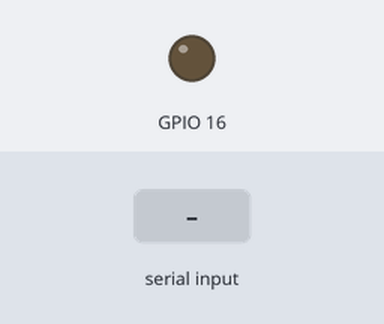
The sketch below on a simulated ESP8266 (NodeMCU). Parts: output pins drawn as LEDs (lit = HIGH). Inputs (shaded band) come from the test bench. WiFi joins after 1.5 s; servers stay silent unless stated; uploads are accepted with an empty reply; what the sketch prints to the serial monitor is not drawn.

Above: at 5.2 s.
5.3 s: "90,45\n" received over Serial
At 6.7 s:
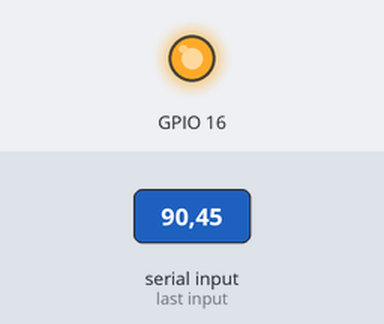
9.9 s: "30,150\n" received over Serial
At 14.4 s:
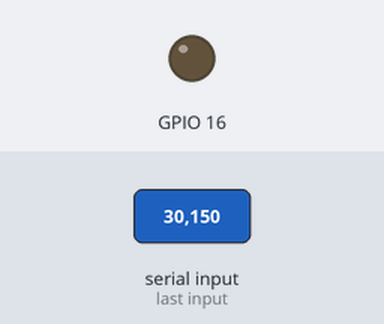
14.5 s: "5\n" received over Serial
At 16.0 s:
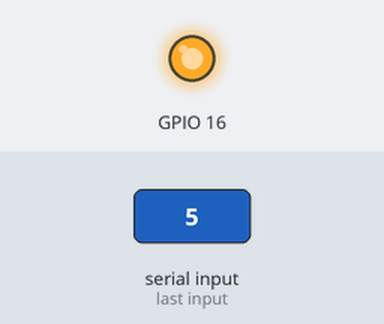
Timing chart, 0 to 19.1 s (numbered marks = the images above; inputs shaded):
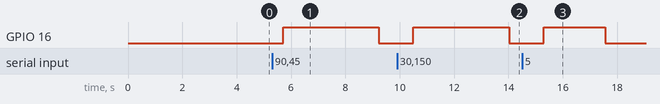

Measured:
- after the input at 5.3 s, GPIO 16: LOW → HIGH after 0.40 s, → LOW 3.5 s later
- after the input at 9.9 s, GPIO 16: LOW → HIGH after 0.60 s, → LOW 3.5 s later
- after the input at 14.5 s, GPIO 16: LOW → HIGH after 0.79 s, → LOW 2.3 s later

The sketch:

PicoWifi.ino
```cpp
#include <Arduino.h>
#include <ESP8266WiFi.h>
#include <ESP8266WiFiMulti.h>
#include <ESP8266HTTPClient.h>
#include <WiFiClient.h>

ESP8266WiFiMulti WiFiMulti;
WiFiClient client;

float setTemp;
String pot;

unsigned long lastConnectionTime = 0;
const unsigned long postingInterval = 750;
char server[] = "192.168.1.185";

void setup()
{

  Serial.begin(115200);
  pinMode(16, OUTPUT);

  Serial.println();
  Serial.println();
  Serial.println();

  for (uint8_t t = 4; t > 0; t--)
  {
    Serial.printf("[SETUP] WAIT %d...\n", t);
    Serial.flush();
    delay(1000);
  }

  WiFi.mode(WIFI_STA);
  WiFiMulti.addAP("", "");
}

String getValue(String data, char separator, int index)
{
  int found = 0;
  int strIndex[] = {0, -1};
  int maxIndex = data.length() - 1;

  for (int i = 0; i <= maxIndex && found <= index; i++)
  {
    if (data.charAt(i) == separator || i == maxIndex)
    {
      found++;
      strIndex[0] = strIndex[1] + 1;
      strIndex[1] = (i == maxIndex) ? i + 1 : i;
    }
  }
  return found > index ? data.substring(strIndex[0], strIndex[1]) : "";
}
int count = 0;
void loop()
{

  if (Serial.available() > 0)
  {
    setTemp = Serial.parseFloat();
  }
  if (pot.toFloat() < setTemp-2)
  {
    digitalWrite(16, 1);
  }
  else
  {
    digitalWrite(16, 0);
  }

  if ((WiFiMulti.run() == WL_CONNECTED))
  {
    while (client.available())
    {

      String line = client.readStringUntil('\r');
      String val1 = getValue(line, '#', 1);
      String payload = getValue(val1, '#', 0);
      // String payload = getValue(line, ',',0);
      if (payload.length() > 2)
      {
        Serial.print("Coil input: ");
        String coilIn = getValue(payload, ',', 0);
        Serial.println(coilIn);
        String coilOut = getValue(payload, ',', 1);
        Serial.print("Coil output: ");
        Serial.println(coilOut);
        pot = getValue(payload, ',', 2);
        Serial.println();
        Serial.println();
        Serial.print("Current pot temperature: ");
        Serial.println(pot);
        Serial.print("Target pot temperature: ");
        Serial.println(setTemp);
        Serial.println();
        Serial.println();
        String ambient = getValue(payload, ',', 3);
        Serial.print("Ambient: ");
        Serial.println(ambient);
        String psi = getValue(payload, ',', 4);
        Serial.print("PSI: ");
        Serial.println(psi);
      }
    }

    if (millis() - lastConnectionTime > postingInterval)
    {
      client.stop();
      if (client.connect(server, 80))
      {
        client.println("GET /data HTTP/1.1");
        client.print("Host: ");
        client.println("192.168.1.185");
        client.println("Connection: Keep-Alive");
        client.println("Keep-Alive: timeout=30, max=100");
        client.println();
        lastConnectionTime = millis();
      }
      else
      {
        Serial.println("connection failed");
      }
    }
  }
}
```
